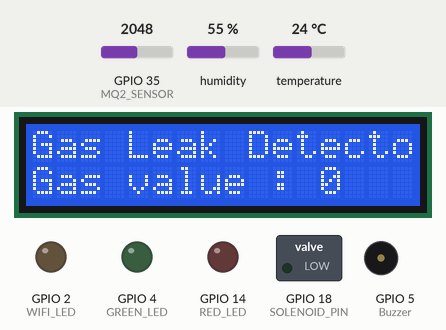
Recording of a sketch running on a simulated ESP32. Parts: 16×2 character LCD, switched loads named in the sketch (green lamp = pin HIGH), output pins drawn as LEDs (lit = HIGH), buzzer (waves = sounding, pin HIGH). The inputs (shaded band) are chosen by the test bench; at power-on: GPIO 35 (MQ2_SENSOR) = 2048, humidity 55 %, temperature 24 °C. WiFi joins after 1.5 s; servers stay silent unless stated; what the sketch prints to the serial monitor is not drawn.

Above: at 2.2 s.
2.3 s: GPIO 35 (MQ2_SENSOR) set to 1745
At 5.0 s:
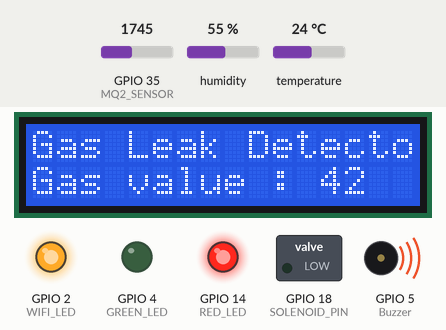
6.7 s: GPIO 35 (MQ2_SENSOR) set to 1648
At 13.6 s:
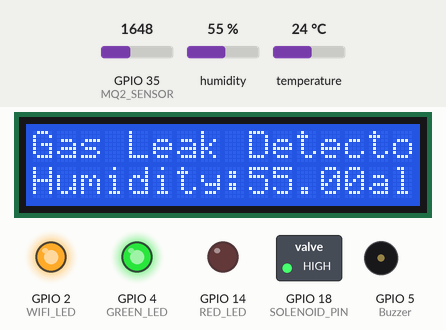
15.5 s: GPIO 35 (MQ2_SENSOR) set to 2047
At 19.1 s:
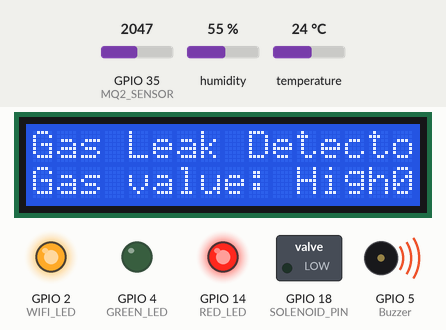
Timing chart, 0 to 20.6 s (numbered marks = the images above; inputs shaded):
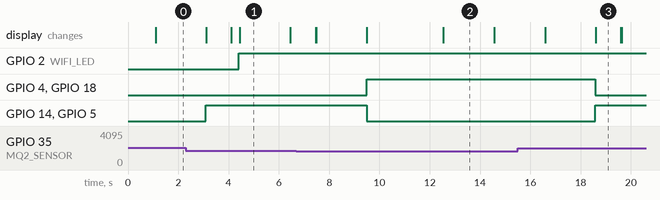

Measured:
- the behaviour switches between 1679 and 1678 on GPIO 35 (MQ2_SENSOR) (found by bisection; images 1 and 2)
- after the input at 6.7 s, GPIO 4 (GREEN_LED), GPIO 18 (SOLENOID_PIN): LOW → HIGH after 2.8 s; GPIO 14 (RED_LED), GPIO 5 (Buzzer): HIGH → LOW after 2.8 s; the display: first differs from a run without the input after 2.8 s (image 2 shows a later state)
- after the input at 15.5 s, GPIO 4 (GREEN_LED), GPIO 18 (SOLENOID_PIN): HIGH → LOW after 3.1 s; GPIO 14 (RED_LED), GPIO 5 (Buzzer): LOW → HIGH after 3.1 s; the display: first differs from a run without the input after 3.1 s (image 3)
- what the display in image 1 shows lasts 2.1 s, from 4.4 s to 6.5 s

The sketch:

IOT_Base_LP_Gas_Leak_Detection_System.ino
```cpp
#include "DHT.h"
#define DHTPIN 25
#define DHTTYPE DHT11

DHT dht(DHTPIN, DHTTYPE);


#define BLYNK_TEMPLATE_ID "TMPLOsKuygUF"
#define BLYNK_DEVICE_NAME "LPGDS"
#define BLYNK_AUTH_TOKEN "-U3DC3CY-6eJIOzLAVQpax64UkyF7HIa"
// Your WiFi Credentials.
// Set password to "" for open networks.
char ssid[] = "Dialog 4G 516";
char pass[] = "Lahiru@99";

#define MQ2_SENSOR    35
#define Buzzer        5
#define SOLENOID_PIN  18
#define GREEN_LED     4
#define RED_LED       14
#define WIFI_LED      2

#include <LiquidCrystal_I2C.h>
#include <WiFi.h>
#include <WiFiClient.h>

#include <BlynkSimpleEsp32.h>
LiquidCrystal_I2C lcd(0x27, 16,2);
BlynkTimer timer;


int count =0;
int MQ2_SENSOR_Value = 0;


bool isconnected = false;
char auth[] = BLYNK_AUTH_TOKEN;

#define VPIN_BUTTON_1    V1
#define VPIN_BUTTON_2    V2

void checkBlynkStatus() { // called every 2 seconds by SimpleTimer
  isconnected = Blynk.connected();
  if (isconnected == true) {
    digitalWrite(WIFI_LED, HIGH);
     sendData();
    Serial.println("Blynk Connected");
  }
  else{
    digitalWrite(WIFI_LED, LOW);
    Serial.println("Blynk Not Connected");
  }
}

void getSensorData()
{
  MQ2_SENSOR_Value = map(analogRead(MQ2_SENSOR), 0, 4095, 0, 100);

  if (MQ2_SENSOR_Value > 40 ){
    digitalWrite(GREEN_LED, LOW);
    digitalWrite(RED_LED, HIGH);
      digitalWrite(Buzzer, HIGH);
    digitalWrite(SOLENOID_PIN, LOW);

     lcd.setCursor(0, 1);
      lcd.print("Gas value: High");

            delay(1000);
      lcd.clear();//

  }

  else {
    digitalWrite(GREEN_LED, HIGH);
    digitalWrite(RED_LED, LOW);
     digitalWrite(Buzzer, LOW);
    digitalWrite(SOLENOID_PIN,  HIGH);

      lcd.setCursor(0, 1);
      lcd.print("Gas value: Nomal ");
      delay(3000);

      float h = dht.readHumidity();
  float t = dht.readTemperature();
  float f = dht.readTemperature(true);
  if (isnan(h) || isnan(t) || isnan(f)) {
    Serial.println(F("Failed to read from DHT sensor!"));


  }
   //lcd.clear();// clear previous values from screen
  float hif = dht.computeHeatIndex(f, h);
  float hic = dht.computeHeatIndex(t, h, false);

  lcd.setCursor(0,1);
  Serial.print(F("Humidity:"));
  Serial.print(h);
   lcd.print("Humidity:");
     lcd.print(h);
           delay(2000);
   lcd.setCursor(0,1);
  Serial.print(F("%  Temperature: "));
    lcd.print("Temperature:");
     lcd.print(t);
      delay(2000);


  }


}

void sendData()
{
  Blynk.virtualWrite(VPIN_BUTTON_1, MQ2_SENSOR_Value);
  if (MQ2_SENSOR_Value > 40 )
  {
    Blynk.logEvent("gas", "Gas Detected!");
  }

}

void setup()
{
  Serial.begin(9600);

  pinMode(MQ2_SENSOR, INPUT);

 pinMode(SOLENOID_PIN, OUTPUT);
  pinMode(Buzzer, OUTPUT);
  pinMode(GREEN_LED, OUTPUT);
  pinMode(RED_LED, OUTPUT);
  pinMode(WIFI_LED, OUTPUT);

  Serial.println(F("DHTxx test!"));


  lcd.init();
  lcd.backlight();


  digitalWrite(GREEN_LED, LOW);
  digitalWrite(RED_LED, LOW);
  digitalWrite(WIFI_LED, LOW);
  digitalWrite(Buzzer, LOW);
  digitalWrite(SOLENOID_PIN, LOW);


  WiFi.begin(ssid, pass);
  timer.setInterval(2000L, checkBlynkStatus); // check if Blynk server is connected every 2 seconds
  Blynk.config(auth);
  delay(1000);
}

void loop()
{
    lcd.print("Gas Leak Detector");
  lcd.setCursor(0,1);
      lcd.print("Gas value : ");
  lcd.print(MQ2_SENSOR_Value);
  delay(2000);
    dht.begin();
  getSensorData();
  Blynk.run();
  timer.run();


  return;
}
```
